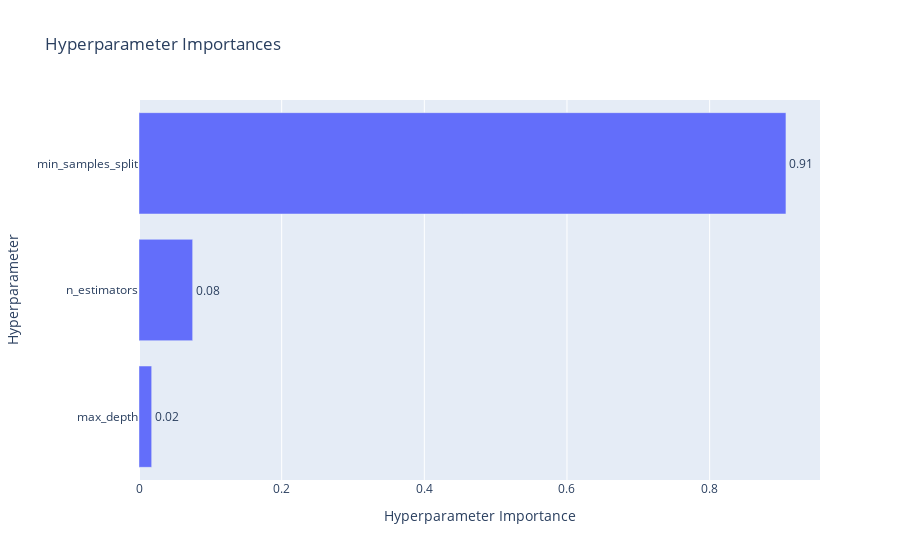

The notebook cell this image was saved under:
### Code cell
optuna.visualization.plot_param_importances(study_rf)

### Figure 1 — Plotly figure (JSON) as saved in the notebook; plotly's stock layout.template omitted (floating-point values rounded to 4 significant figures)
{"data": [{"cliponaxis": false, "hovertemplate": ["max_depth (IntDistribution): 0.017779094006717126<extra></extra>", "n_estimators (IntDistribution): 0.07522456065351252<extra></extra>", "min_samples_split (IntDistribution): 0.9069963453397704<extra></extra>"], "name": "Objective Value", "orientation": "h", "text": ["0.02", "0.08", "0.91"], "textposition": "outside", "type": "bar", "x": [0.01778, 0.07522, 0.907], "y": ["max_depth", "n_estimators", "min_samples_split"]}], "layout": {"title": {"text": "Hyperparameter Importances"}, "xaxis": {"title": {"text": "Hyperparameter Importance"}}, "yaxis": {"title": {"text": "Hyperparameter"}}}}
